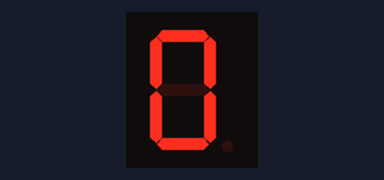
Recording of a sketch running on a simulated Arduino Uno, built with avr-gcc and run on an emulated ATmega328P. On the bench: 1-digit seven-segment display. Wiring (inferred from the names in the program): 1-digit 7-segment display, segments lit when HIGH: segments pin 2, pin 3, pin 4, pin 5, pin 6, pin 7, pin 8. The segment pins are drawn as the display they are named for.

Above: at 0.1 s.
At 4.1 s:
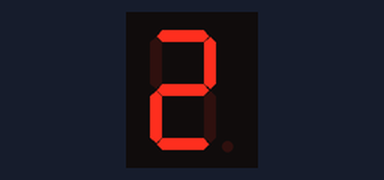
At 8.1 s:
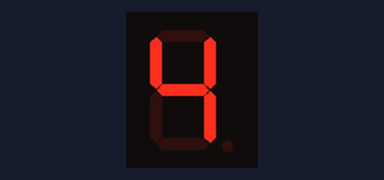
At 16.1 s:
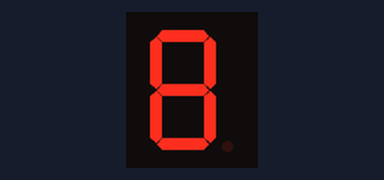
At 26.1 s:
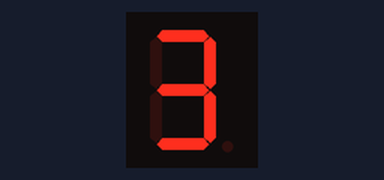
At 38.1 s:
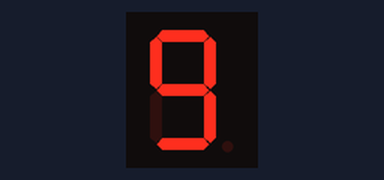

Measured:
- what the display in image 1 shows lasts 2.0 s, from 4.0 s to 6.0 s

The sketch:

7Segment_Display.ino
```cpp
int A=2;
int B=3;
int C=4;
int D=5;
int E=6;
int F=7;
int G=8;

void setup()
{
  pinMode(A, OUTPUT);
  pinMode(B, OUTPUT);
  pinMode(C, OUTPUT);
  pinMode(D, OUTPUT);
  pinMode(E, OUTPUT);
  pinMode(F, OUTPUT);
  pinMode(G, OUTPUT);
}

void loop()
{
  int ctr=0;
  while (ctr<=9)
  {
    if (ctr==0)
    {
      digitalWrite(A,HIGH);
      digitalWrite(B,HIGH);
      digitalWrite(C,HIGH);
      digitalWrite(D,HIGH);
      digitalWrite(E,HIGH);
      digitalWrite(F,HIGH);
      digitalWrite(G,LOW);
    }
    if (ctr==1)
    {
      digitalWrite(A,LOW);
      digitalWrite(B,HIGH);
      digitalWrite(C,HIGH);
      digitalWrite(D,LOW);
      digitalWrite(E,LOW);
      digitalWrite(F,LOW);
      digitalWrite(G,LOW);
    }
    if (ctr==2)
    {
      digitalWrite(A,HIGH);
      digitalWrite(B,HIGH);
      digitalWrite(C,LOW);
      digitalWrite(D,HIGH);
      digitalWrite(E,HIGH);
      digitalWrite(F,LOW);
      digitalWrite(G,HIGH);
    }
    if (ctr==3)
    {
      digitalWrite(A,HIGH);
      digitalWrite(B,HIGH);
      digitalWrite(C,HIGH);
      digitalWrite(D,HIGH);
      digitalWrite(E,LOW);
      digitalWrite(F,LOW);
      digitalWrite(G,HIGH);
    }
	if (ctr==4)
    {
      digitalWrite(A,LOW);
      digitalWrite(B,HIGH);
      digitalWrite(C,HIGH);
      digitalWrite(D,LOW);
      digitalWrite(E,LOW);
      digitalWrite(F,HIGH);
      digitalWrite(G,HIGH);
    }
    if (ctr==5)
    {
      digitalWrite(A,HIGH);
      digitalWrite(B,LOW);
      digitalWrite(C,HIGH);
      digitalWrite(D,HIGH);
      digitalWrite(E,LOW);
      digitalWrite(F,HIGH);
      digitalWrite(G,HIGH);
    }
    if (ctr==6)
    {
      digitalWrite(A,HIGH);
      digitalWrite(B,LOW);
      digitalWrite(C,HIGH);
      digitalWrite(D,HIGH);
      digitalWrite(E,HIGH);
      digitalWrite(F,HIGH);
      digitalWrite(G,HIGH);
    }
    if (ctr==7)
    {
      digitalWrite(A,HIGH);
      digitalWrite(B,HIGH);
      digitalWrite(C,HIGH);
      digitalWrite(D,LOW);
      digitalWrite(E,LOW);
      digitalWrite(F,HIGH);
      digitalWrite(G,LOW);
    }
    if (ctr==8)
    {
      digitalWrite(A,HIGH);
      digitalWrite(B,HIGH);
      digitalWrite(C,HIGH);
      digitalWrite(D,HIGH);
      digitalWrite(E,HIGH);
      digitalWrite(F,HIGH);
      digitalWrite(G,HIGH);
    }
    if (ctr==9)
    {
      digitalWrite(A,HIGH);
      digitalWrite(B,HIGH);
      digitalWrite(C,HIGH);
      digitalWrite(D,HIGH);
      digitalWrite(E,LOW);
      digitalWrite(F,HIGH);
      digitalWrite(G,HIGH);
    }
    ctr++;
    if (ctr==10)
    {
      ctr=0;
    }
    delay(2000);
  }
}
  
```
